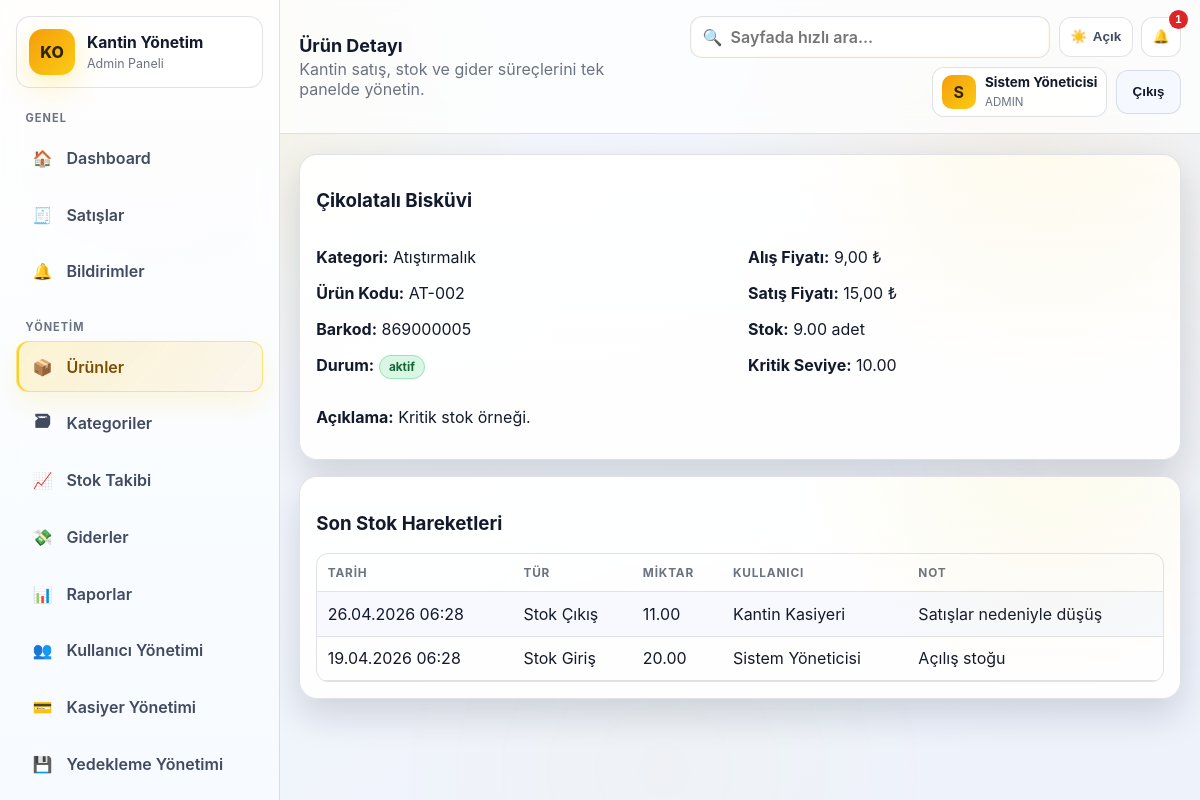
The app's page /modules/products/view.php?id=5 (signed in) with its own data.
### tables this page shows
CREATE TABLE users (
    id INT UNSIGNED AUTO_INCREMENT PRIMARY KEY,
    full_name VARCHAR(120) NOT NULL,
    username VARCHAR(60) NOT NULL UNIQUE,
    password_hash VARCHAR(255) NOT NULL,
    role ENUM('admin', 'kasiyer') NOT NULL DEFAULT 'kasiyer',
    is_active TINYINT(1) NOT NULL DEFAULT 1,
    created_at DATETIME NOT NULL DEFAULT CURRENT_TIMESTAMP
);

CREATE TABLE products (
    id INT UNSIGNED AUTO_INCREMENT PRIMARY KEY,
    category_id INT UNSIGNED NOT NULL,
    product_name VARCHAR(140) NOT NULL,
    product_code VARCHAR(50) NOT NULL UNIQUE,
    barcode VARCHAR(80) NULL,
    purchase_price DECIMAL(10,2) NOT NULL DEFAULT 0,
    sale_price DECIMAL(10,2) NOT NULL,
    stock_quantity DECIMAL(10,2) NOT NULL DEFAULT 0,
    critical_level DECIMAL(10,2) NOT NULL DEFAULT 0,
    unit_type VARCHAR(20) NOT NULL DEFAULT 'adet',
    description TEXT NULL,
    status ENUM('aktif', 'pasif') NOT NULL DEFAULT 'aktif',
    created_at DATETIME NOT NULL DEFAULT CURRENT_TIMESTAMP,
    CONSTRAINT fk_products_category FOREIGN KEY (category_id) REFERENCES categories(id) ON DELETE RESTRICT
);

CREATE TABLE categories (
    id INT UNSIGNED AUTO_INCREMENT PRIMARY KEY,
    category_name VARCHAR(100) NOT NULL UNIQUE,
    description VARCHAR(255) NULL
);

CREATE TABLE stock_movements (
    id INT UNSIGNED AUTO_INCREMENT PRIMARY KEY,
    product_id INT UNSIGNED NOT NULL,
    movement_type ENUM('in', 'out') NOT NULL,
    quantity DECIMAL(10,2) NOT NULL,
    note VARCHAR(255) NULL,
    user_id INT UNSIGNED NOT NULL,
    created_at DATETIME NOT NULL DEFAULT CURRENT_TIMESTAMP,
    CONSTRAINT fk_stock_movements_product FOREIGN KEY (product_id) REFERENCES products(id) ON DELETE CASCADE,
    CONSTRAINT fk_stock_movements_user FOREIGN KEY (user_id) REFERENCES users(id) ON DELETE RESTRICT,
    INDEX idx_stock_movements_date (created_at)
);

### includes/functions.php (called while the page is built, shortened)
<?php
require_once __DIR__ . '/../config/config.php';
function app_url(string $path = ''): string
{
    return rtrim(BASE_URL, '/') . '/' . ltrim($path, '/');
}
function e(string|int|float|null $value): string
{
    return htmlspecialchars((string) $value, ENT_QUOTES | ENT_SUBSTITUTE, 'UTF-8');
}
function fetch_all(string $sql, array $params = []): array
{
    $stmt = db()->prepare($sql);
    $stmt->execute($params);
    return $stmt->fetchAll();
}
function fetch_one(string $sql, array $params = []): ?array
{
    $stmt = db()->prepare($sql);
    $stmt->execute($params);
    $row = $stmt->fetch();
    return $row ?: null;
}
function count_value(string $sql, array $params = []): int
{
    $stmt = db()->prepare($sql);
    $stmt->execute($params);
    return (int) $stmt->fetchColumn();
}
function current_user(): ?array
{
    return $_SESSION['user'] ?? null;
}
function format_money(float $value): string
{
    return number_format($value, 2, ',', '.') . ' ₺';
}
function format_date(?string $date, string $format = 'd.m.Y H:i'): string
{
    return date($format, strtotime($date));
}
function badge_status(string $status): string
{
    return match ($status) {
        'aktif', 'tamamlandı', 'başarılı' => 'badge success',
        'pasif', 'iptal', 'başarısız' => 'badge danger',
        'kritik', 'stok bitti', 'işleniyor' => 'badge warning',
        'bilgi' => 'badge neutral',
        default => 'badge neutral',
    };
}
function status_label(string $status): string
{
    return $status;
}

### config/config.php (called while the page is built, shortened)
<?php
function db(): PDO
{
    static $pdo = null;
    if ($pdo instanceof PDO) {
        return $pdo;
    }
    $dsn = sprintf('mysql:host=%s;port=%s;dbname=%s;charset=utf8mb4', DB_HOST, DB_PORT, DB_NAME);
    $pdo = new PDO($dsn, DB_USER, DB_PASS, [
        PDO::ATTR_ERRMODE => PDO::ERRMODE_EXCEPTION,
        PDO::ATTR_DEFAULT_FETCH_MODE => PDO::FETCH_ASSOC,
        PDO::ATTR_EMULATE_PREPARES => false,
    ]);
    $pdo->exec("SET NAMES utf8mb4 COLLATE utf8mb4_turkish_ci");
    $pdo->exec("SET collation_connection = 'utf8mb4_turkish_ci'");
    return $pdo;
}

### modules/products/view.php (the view, shortened to what this page needs)
<?php
require_once __DIR__ . '/../../includes/functions.php';
$id = (int) ($_GET['id'] ?? 0);
$product = fetch_one(
    'SELECT p.*, c.category_name
     FROM products p LEFT JOIN categories c ON c.id = p.category_id
     WHERE p.id = :id',
    ['id' => $id]
);
$movements = fetch_all(
    'SELECT sm.*, u.full_name
     FROM stock_movements sm
     LEFT JOIN users u ON u.id = sm.user_id
     WHERE sm.product_id = :id
     ORDER BY sm.created_at DESC
     LIMIT 20',
    ['id' => $id]
);
$pageTitle = 'Ürün Detayı';
require __DIR__ . '/../../includes/header.php';
?>
<section class="card">
    <h3><?= e((string) $product['product_name']) ?></h3>
    <div class="grid two">
        <div>
            <p><b>Kategori:</b> <?= e((string) ($product['category_name'] ?? '-')) ?></p>
            <p><b>Ürün Kodu:</b> <?= e((string) $product['product_code']) ?></p>
            <p><b>Barkod:</b> <?= e((string) $product['barcode']) ?></p>
            <p><b>Durum:</b> <span class="<?= e(badge_status((string) $product['status'])) ?>"><?= e(status_label((string) $product['status'])) ?></span></p>
        </div>
        <div>
            <p><b>Alış Fiyatı:</b> <?= e(format_money((float) $product['purchase_price'])) ?></p>
            <p><b>Satış Fiyatı:</b> <?= e(format_money((float) $product['sale_price'])) ?></p>
            <p><b>Stok:</b> <?= e((string) $product['stock_quantity']) ?> <?= e((string) $product['unit_type']) ?></p>
            <p><b>Kritik Seviye:</b> <?= e((string) $product['critical_level']) ?></p>
        </div>
    </div>
    <p><b>Açıklama:</b> <?= e((string) $product['description']) ?></p>
</section>
<section class="card">
    <h3>Son Stok Hareketleri</h3>
    <div class="table-wrap">
        <table class="table">
            <thead><tr><th>Tarih</th><th>Tür</th><th>Miktar</th><th>Kullanıcı</th><th>Not</th></tr></thead>
            <tbody>
            <?php foreach ($movements as $move): ?>
                <tr>
                    <td><?= e(format_date((string) $move['created_at'])) ?></td>
                    <td><?= e($move['movement_type'] === 'in' ? 'Stok Giriş' : 'Stok Çıkış') ?></td>
                    <td><?= e((string) $move['quantity']) ?></td>
                    <td><?= e((string) ($move['full_name'] ?? '-')) ?></td>
                    <td><?= e((string) $move['note']) ?></td>
                </tr>
            <?php endforeach; ?>
            </tbody>
        </table>
    </div>
</section>
<?php require __DIR__ . '/../../includes/footer.php'; ?>

### includes/header.php (shortened to what this page needs)
<?php
require_once __DIR__ . '/functions.php';
$pageTitle = $pageTitle ?? 'Dashboard';
$criticalCount = count_value('SELECT COUNT(*) FROM products WHERE status = "aktif" AND stock_quantity <= critical_level');
$outStockCount = count_value('SELECT COUNT(*) FROM products WHERE status = "aktif" AND stock_quantity <= 0');
$notificationCount = $criticalCount + $outStockCount;
?>
<!doctype html>
<html lang="tr">
<head>
    <link rel="stylesheet" href="<?= e(app_url('assets/css/style.css')) ?>">
</head>
<body class="app-shell">
<div class="ambient-bg" aria-hidden="true">
    <span class="orb orb-a"></span>
    <span class="orb orb-b"></span>
    <span class="orb orb-c"></span>
    <span class="grid-glow"></span>
</div>
<div class="layout">
    <?php require __DIR__ . '/sidebar.php'; ?>
    <main class="main">
        <header class="topbar">
            <div class="topbar-left">
                <div>
                    <h1><?= e($pageTitle) ?></h1>
                    <p>Kantin satış, stok ve gider süreçlerini tek panelde yönetin.</p>
                </div>
            </div>
            <div class="topbar-right">
                <label class="quick-search">
                    <span>&#128269;</span>
                    <input id="globalQuickSearch" type="search" placeholder="Sayfada hızlı ara...">
                </label>
                <button class="icon-btn theme-btn" id="themeToggleBtn" type="button" aria-label="Tema değiştir">
                    <span class="theme-icon">🌙</span>
                    <span class="theme-label">Koyu</span>
                </button>
                <div class="notif-wrap">
                    <button class="icon-btn" id="notificationBtn" type="button" aria-label="Bildirimler">
                        &#128276;
                        <?php if ($notificationCount > 0): ?>
                            <span class="notif-count"><?= e((string) $notificationCount) ?></span>
                        <?php endif; ?>
                    </button>
                </div>
                <div class="user-chip">
                    <span class="avatar"><?= e(mb_substr((string) $user['full_name'], 0, 1, 'UTF-8')) ?></span>
                    <div>
                        <strong><?= e((string) $user['full_name']) ?></strong>
                        <small><?= e(mb_strtoupper((string) $user['role'], 'UTF-8')) ?></small>
                    </div>
                </div>
                <form method="post" action="<?= e(app_url('auth/logout.php')) ?>">
                    <button class="btn ghost" type="submit">Çıkış</button>
                </form>
            </div>
        </header>
        <section class="content">

### records on screen
users: full_name "S", full_name "Sistem Yöneticisi"
products: product_name "Çikolatalı Bisküvi", category.category_name "Atıştırmalık", product_code "AT-002", barcode "869000005", status "aktif", purchase_price "9,00 ₺", sale_price "15,00 ₺", stock_quantity "9.00", unit_type "adet", critical_level "10.00", description "Kritik stok örneği."
stock_movements: created_at "26.04.2026 06:28", movement_type "Stok Çıkış", quantity "11.00", user.full_name "Kantin Kasiyeri", note "Satışlar nedeniyle düşüş"
stock_movements: created_at "19.04.2026 06:28", movement_type "Stok Giriş", quantity "20.00", user.full_name "Sistem Yöneticisi", note "Açılış stoğu"

### other values on screen
$pageTitle "Ürün Detayı"
$notificationCount "1"
mb_strtoupper((string) $user['role'], 'UTF-8') "ADMIN"
